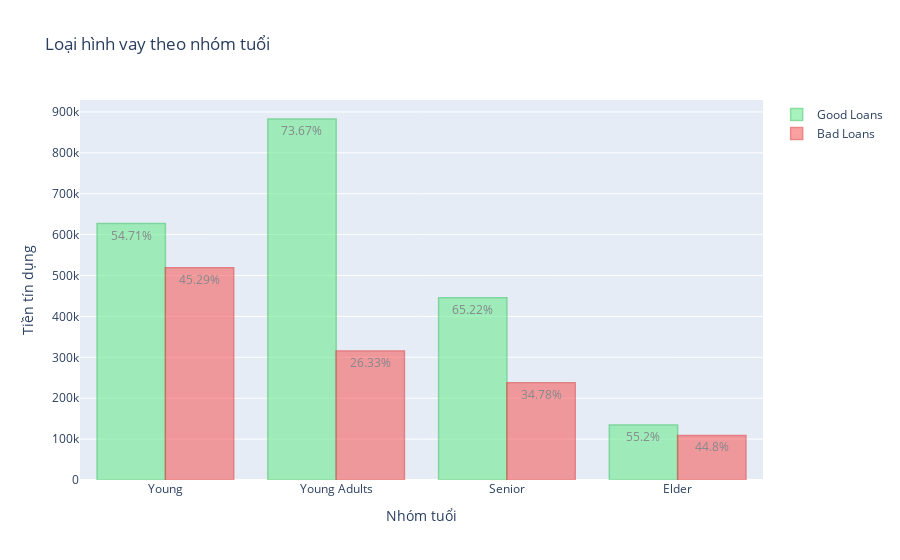

The notebook cell saved with this chart:
### Code cell
# Tìm các khoản vay theo nhóm tuổi và mức độ rủi ro rồi thể hiện chúng trên biểu đồ thanh.

# phân khúc nhóm tuổi
young_good = df['Credit_amount'].loc[(df['Age_Group'] == 'Young') & (df['Risk'] == 'good')].sum()
young_bad = df['Credit_amount'].loc[(df['Age_Group'] == 'Young') & (df['Risk'] == 'bad')].sum()
young_adult_good = df['Credit_amount'].loc[(df['Age_Group'] == 'Young Adults') & (df['Risk'] == 'good')].sum()
young_adult_bad = df['Credit_amount'].loc[(df['Age_Group'] == 'Young Adults') & (df['Risk'] == 'bad')].sum()
senior_good = df['Credit_amount'].loc[(df['Age_Group'] == 'Senior') & (df['Risk'] == 'good')].sum()
senior_bad = df['Credit_amount'].loc[(df['Age_Group'] == 'Senior') & (df['Risk'] == 'bad')].sum()
elder_good = df['Credit_amount'].loc[(df['Age_Group'] == 'Elder') & (df['Risk'] == 'good')].sum()
elder_bad = df['Credit_amount'].loc[(df['Age_Group'] == 'Elder') & (df['Risk'] == 'bad')].sum()

# Phần trăm
young_good_p = young_good/(young_good + young_bad) * 100
young_bad_p = young_bad/(young_good + young_bad) * 100
young_adult_good_p = young_adult_good/(young_adult_good + young_adult_bad) * 100
young_adult_bad_p = young_adult_bad/(young_adult_good + young_adult_bad) * 100
senior_good_p = senior_good/(senior_good + senior_bad) * 100
senior_bad_p =  senior_bad/(senior_good + senior_bad) * 100
elder_good_p = elder_good/(elder_good + elder_bad) * 100
elder_bad_p = elder_bad/(elder_good + elder_bad) * 100

# Round Percents
young_good_p = str(round(young_good_p, 2))
young_bad_p = str(round(young_bad_p, 2))
young_adult_good_p = str(round(young_adult_good_p, 2))
young_adult_bad_p = str(round(young_adult_bad_p, 2))
senior_good_p = str(round(senior_good_p, 2))
senior_bad_p = str(round(senior_bad_p, 2))
elder_good_p = str(round(elder_good_p, 2))
elder_bad_p = str(round(elder_bad_p, 2))



x = ["Young", "Young Adults", "Senior", "Elder"]

good_loans = go.Bar(
    x=x,
    y=[young_good, young_adult_good, senior_good, elder_good],
    name="Good Loans",# tỉ lệ vây nợ tốt
    text=[young_good_p + '%', young_adult_good_p + '%', senior_good_p + '%', elder_good_p + '%'],
    textposition = 'auto',
    marker=dict(
        color='rgb(111, 235, 146)',
        line=dict(
            color='rgb(60, 199, 100)',
            width=1.5),
        ),
    opacity=0.6
)

bad_loans =  go.Bar(
    x=x,
    y=[young_bad, young_adult_bad, senior_bad, elder_bad],
    name="Bad Loans",# tỉ lệ vây nợ xấu
    text=[young_bad_p + '%', young_adult_bad_p + '%', senior_bad_p + '%', elder_bad_p + '%'],
    textposition = 'auto',
    marker=dict(
        color='rgb(247, 98, 98)',
        line=dict(
            color='rgb(225, 56, 56)',
            width=1.5),
        ),
    opacity=0.6
)

data = [good_loans, bad_loans]

layout = dict(
    title="Loại hình vay theo nhóm tuổi", 
    xaxis = dict(title="Nhóm tuổi"),
    yaxis= dict(title="Tiền tín dụng")
)

fig = dict(data=data, layout=layout)

iplot(fig, filename='grouped-bar-direct-labels')

### Figure 1 — Plotly figure (JSON) as saved in the notebook; plotly's stock layout.template omitted (floating-point values rounded to 4 significant figures)
{"data": [{"marker": {"color": "rgb(111, 235, 146)", "line": {"color": "rgb(60, 199, 100)", "width": 1.5}}, "name": "Good Loans", "opacity": 0.6, "text": ["54.71%", "73.67%", "65.22%", "55.2%"], "textposition": "auto", "type": "bar", "x": ["Young", "Young Adults", "Senior", "Elder"], "y": [626955, 882725, 445690, 134450]}, {"marker": {"color": "rgb(247, 98, 98)", "line": {"color": "rgb(225, 56, 56)", "width": 1.5}}, "name": "Bad Loans", "opacity": 0.6, "text": ["45.29%", "26.33%", "34.78%", "44.8%"], "textposition": "auto", "type": "bar", "x": ["Young", "Young Adults", "Senior", "Elder"], "y": [519060, 315569, 237698, 109111]}], "layout": {"title": {"text": "Loại hình vay theo nhóm tuổi"}, "xaxis": {"title": {"text": "Nhóm tuổi"}}, "yaxis": {"title": {"text": "Tiền tín dụng"}}}}
